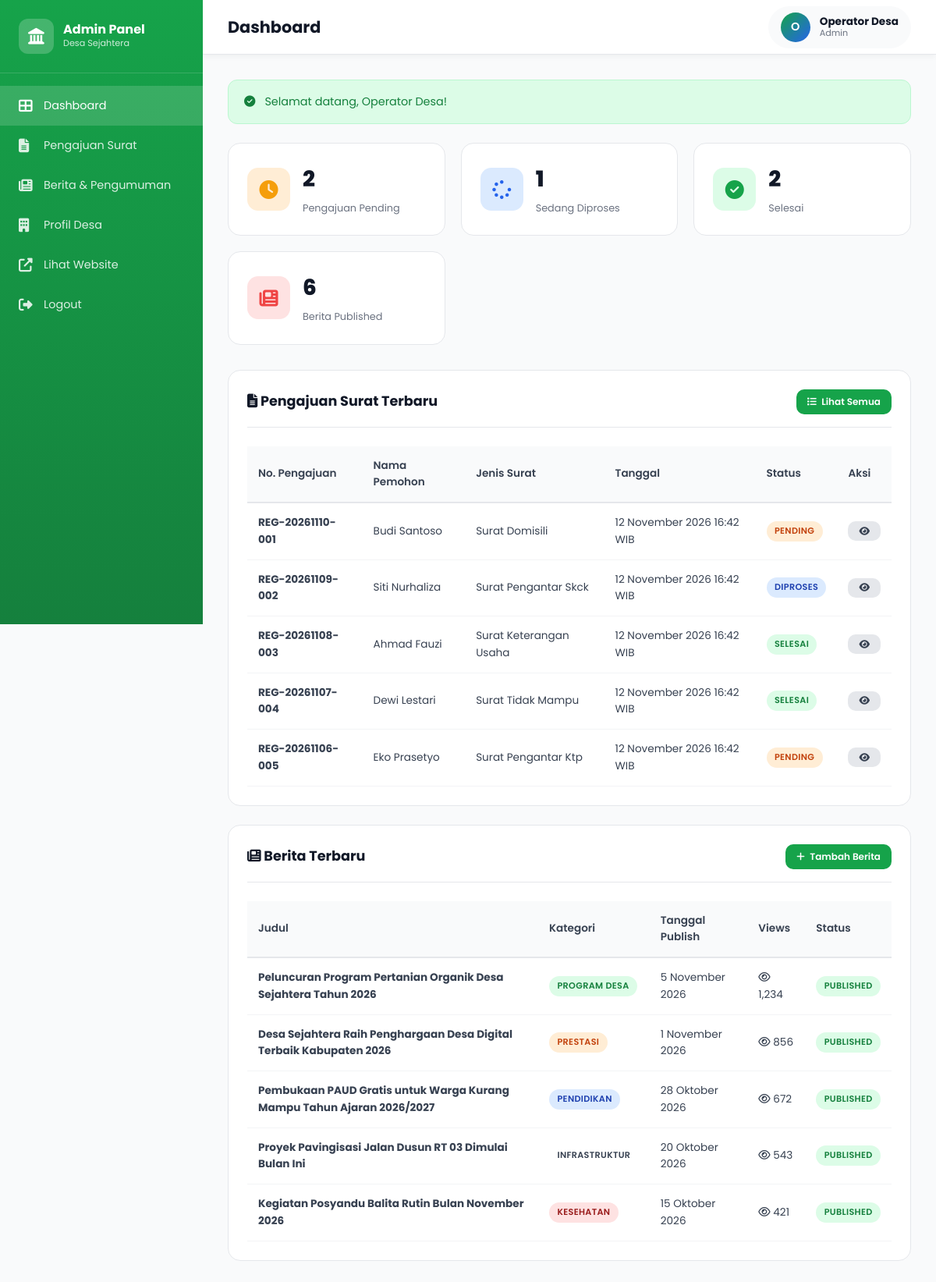
The page /admin/index.php (signed in) on the database its author committed.
### tables this page shows
CREATE TABLE pengajuan_surat (
  id INT PRIMARY KEY AUTO_INCREMENT,
  nomor_pengajuan VARCHAR(50) UNIQUE NOT NULL,
  jenis_surat ENUM(
    'surat_domisili',
    'surat_pengantar_ktp',
    'surat_pengantar_kk',
    'surat_tidak_mampu',
    'surat_kelahiran',
    'surat_keterangan_usaha',
    'surat_pengantar_skck',
    'surat_keterangan_ahli_waris',
    'surat_keterangan_pindah',
    'surat_izin_keramaian',
    'lainnya'
  ) NOT NULL,
  nik VARCHAR(16) NOT NULL,
  nama_pemohon VARCHAR(100) NOT NULL,
  tempat_lahir VARCHAR(100),
  tanggal_lahir DATE,
  jenis_kelamin ENUM('L', 'P'),
  pekerjaan VARCHAR(100),
  alamat TEXT,
  no_telepon VARCHAR(20),
  email VARCHAR(100),
  keperluan TEXT,
  keterangan_tambahan TEXT,
  berkas_pendukung VARCHAR(255),
  status ENUM('pending', 'diproses', 'selesai', 'ditolak') DEFAULT 'pending',
  catatan_admin TEXT,
  tanggal_selesai DATE,
  created_at TIMESTAMP DEFAULT CURRENT_TIMESTAMP,
  updated_at TIMESTAMP DEFAULT CURRENT_TIMESTAMP ON UPDATE CURRENT_TIMESTAMP
);

CREATE TABLE berita (
  id INT PRIMARY KEY AUTO_INCREMENT,
  judul VARCHAR(255) NOT NULL,
  slug VARCHAR(255) NOT NULL UNIQUE,
  kategori ENUM('program_desa', 'prestasi', 'pendidikan', 'infrastruktur', 'kesehatan', 'umum') DEFAULT 'umum',
  konten TEXT NOT NULL,
  ringkasan VARCHAR(500),
  gambar VARCHAR(255),
  penulis VARCHAR(100),
  views INT DEFAULT 0,
  status ENUM('draft', 'published') DEFAULT 'published',
  tanggal_publish DATE,
  created_at TIMESTAMP DEFAULT CURRENT_TIMESTAMP,
  updated_at TIMESTAMP DEFAULT CURRENT_TIMESTAMP ON UPDATE CURRENT_TIMESTAMP
);

### includes/functions.php (called while the page is built, shortened)
<?php
require_once __DIR__ . '/../config/database.php';
function sanitize($data) {
    $data = trim($data);
    $data = stripslashes($data);
    $data = htmlspecialchars($data, ENT_QUOTES, 'UTF-8');
    return $data;
}
function getFlashMessage() {
    if (isset($_SESSION['flash_message'])) {
        $flash = [
            'type' => $_SESSION['flash_type'],
            'message' => $_SESSION['flash_message']
        ];
        return $flash;
    }
    return null;
}
function formatTanggal($date, $showTime = false) {
    $bulan = [
        1 => 'Januari', 'Februari', 'Maret', 'April', 'Mei', 'Juni',
        'Juli', 'Agustus', 'September', 'Oktober', 'November', 'Desember'
    ];
    $timestamp = strtotime($date);
    $tanggal = date('j', $timestamp);
    $bulanAngka = date('n', $timestamp);
    $tahun = date('Y', $timestamp);
    $result = $tanggal . ' ' . $bulan[$bulanAngka] . ' ' . $tahun;
    if ($showTime) {
        $result .= ' ' . date('H:i', $timestamp) . ' WIB';
    }
    return $result;
}
function getStatusBadge($status) {
    $badges = [
        'pending' => ['class' => 'warning', 'text' => 'Pending'],
        'diproses' => ['class' => 'info', 'text' => 'Diproses'],
        'selesai' => ['class' => 'success', 'text' => 'Selesai'],
        'ditolak' => ['class' => 'danger', 'text' => 'Ditolak']
    ];
    return $badges[$status] ?? ['class' => 'secondary', 'text' => 'Unknown'];
}
function getKategoriBerita($kategori) {
    $kategoris = [
        'program_desa' => ['class' => 'success', 'text' => 'Program Desa'],
        'prestasi' => ['class' => 'warning', 'text' => 'Prestasi'],
        'pendidikan' => ['class' => 'info', 'text' => 'Pendidikan'],
        'infrastruktur' => ['class' => 'primary', 'text' => 'Infrastruktur'],
        'kesehatan' => ['class' => 'danger', 'text' => 'Kesehatan'],
        'umum' => ['class' => 'secondary', 'text' => 'Umum']
    ];
    return $kategoris[$kategori] ?? ['class' => 'secondary', 'text' => 'Lainnya'];
}

### config/database.php (called while the page is built, shortened)
<?php
function getConnection() {
    static $conn = null;
    if ($conn === null) {
        $conn = @new mysqli(DB_HOST, DB_USER, DB_PASS, DB_NAME, (int)DB_PORT);
        $conn->options(MYSQLI_OPT_CONNECT_TIMEOUT, DB_TIMEOUT);
        $conn->query("SET time_zone = '+07:00'");
    }
    return $conn;
}
function prepareStatement($query, $params = [], $types = '') {
    $conn = getConnection();
    $stmt = $conn->prepare($query);
    return $stmt;
}
function fetchOne($query, $params = [], $types = '') {
    $stmt = prepareStatement($query, $params, $types);
    if (!$stmt->execute()) {
        error_log("Execute query failed in fetchOne: " . $stmt->error);
        $stmt->close();
        return null;
    }
    $result = $stmt->get_result();
    $row = $result->fetch_assoc();
    return $row;
}
function fetchAll($query, $params = [], $types = '') {
    $stmt = prepareStatement($query, $params, $types);
    if (!$stmt->execute()) {
        error_log("Execute query failed in fetchAll: " . $stmt->error);
        $stmt->close();
        return [];
    }
    $result = $stmt->get_result();
    $rows = [];
    while ($row = $result->fetch_assoc()) {
        $rows[] = $row;
    }
    return $rows;
}

### admin/index.php (the view, shortened to what this page needs)
<?php
$page_title = 'Dashboard';
include 'includes/header.php';
$stats = fetchOne("SELECT * FROM v_statistik_pengajuan");
$total_berita = fetchOne("SELECT COUNT(*) as total FROM berita WHERE status = 'published'");
$pengajuan_terbaru = fetchAll(
    "SELECT * FROM pengajuan_surat ORDER BY created_at DESC LIMIT 5"
);
$berita_terbaru = fetchAll(
    "SELECT * FROM berita ORDER BY created_at DESC LIMIT 5"
);
?>
<div class="stats-grid">
    <div class="stat-card">
        <div class="stat-icon orange">
            <i class="fas fa-clock"></i>
        </div>
        <div class="stat-content">
            <h3><?php echo number_format($stats['pending'] ?? 0); ?></h3>
            <p>Pengajuan Pending</p>
        </div>
    </div>
    <div class="stat-card">
        <div class="stat-icon blue">
            <i class="fas fa-spinner"></i>
        </div>
        <div class="stat-content">
            <h3><?php echo number_format($stats['diproses'] ?? 0); ?></h3>
            <p>Sedang Diproses</p>
        </div>
    </div>
    <div class="stat-card">
        <div class="stat-icon green">
            <i class="fas fa-check-circle"></i>
        </div>
        <div class="stat-content">
            <h3><?php echo number_format($stats['selesai'] ?? 0); ?></h3>
            <p>Selesai</p>
        </div>
    </div>
    <div class="stat-card">
        <div class="stat-icon red">
            <i class="fas fa-newspaper"></i>
        </div>
        <div class="stat-content">
            <h3><?php echo number_format($total_berita['total'] ?? 0); ?></h3>
            <p>Berita Published</p>
        </div>
    </div>
</div>
<div class="card">
    <div class="card-header">
        <h3><i class="fas fa-file-alt"></i> Pengajuan Surat Terbaru</h3>
        <a href="pengajuan.php" class="btn btn-sm btn-primary">
            <i class="fas fa-list"></i> Lihat Semua
        </a>
    </div>
    <div class="table-responsive">
        <table>
            <thead>
                <tr>
                    <th>No. Pengajuan</th>
                    <th>Nama Pemohon</th>
                    <th>Jenis Surat</th>
                    <th>Tanggal</th>
                    <th>Status</th>
                    <th>Aksi</th>
                </tr>
            </thead>
            <tbody>
                <?php if (!empty($pengajuan_terbaru)): ?>
                    <?php foreach ($pengajuan_terbaru as $p):
                        $badge = getStatusBadge($p['status']);
                    ?>
                    <tr>
                        <td><strong><?php echo sanitize($p['nomor_pengajuan']); ?></strong></td>
                        <td><?php echo sanitize($p['nama_pemohon']); ?></td>
                        <td><?php echo ucwords(str_replace('_', ' ', $p['jenis_surat'])); ?></td>
                        <td><?php echo formatTanggal($p['created_at'], true); ?></td>
                        <td><span class="badge badge-<?php echo $badge['class']; ?>"><?php echo $badge['text']; ?></span></td>
                        <td>
                            <a href="pengajuan.php?id=<?php echo $p['id']; ?>" class="btn btn-sm btn-secondary">
                                <i class="fas fa-eye"></i>
                            </a>
                        </td>
                    </tr>
                    <?php endforeach; ?>
                <?php endif; ?>
            </tbody>
        </table>
    </div>
</div>
<div class="card">
    <div class="card-header">
        <h3><i class="fas fa-newspaper"></i> Berita Terbaru</h3>
        <a href="berita.php" class="btn btn-sm btn-primary">
            <i class="fas fa-plus"></i> Tambah Berita
        </a>
    </div>
    <div class="table-responsive">
        <table>
            <thead>
                <tr>
                    <th>Judul</th>
                    <th>Kategori</th>
                    <th>Tanggal Publish</th>
                    <th>Views</th>
                    <th>Status</th>
                </tr>
            </thead>
            <tbody>
                <?php if (!empty($berita_terbaru)): ?>
                    <?php foreach ($berita_terbaru as $b):
                        $kategori = getKategoriBerita($b['kategori']);
                    ?>
                    <tr>
                        <td><strong><?php echo sanitize($b['judul']); ?></strong></td>
                        <td><span class="badge badge-<?php echo $kategori['class']; ?>"><?php echo $kategori['text']; ?></span></td>
                        <td><?php echo formatTanggal($b['tanggal_publish']); ?></td>
                        <td><i class="far fa-eye"></i> <?php echo number_format($b['views']); ?></td>
                        <td><span class="badge badge-<?php echo $b['status'] === 'published' ? 'success' : 'secondary'; ?>"><?php echo ucfirst($b['status']); ?></span></td>
                    </tr>
                    <?php endforeach; ?>
                <?php endif; ?>
            </tbody>
        </table>
    </div>
</div>
<?php include 'includes/footer.php'; ?>

### admin/includes/header.php (shortened to what this page needs)
<?php
require_once __DIR__ . '/../../includes/functions.php';
$current_page = basename($_SERVER['PHP_SELF'], '.php');
$admin_name = $_SESSION['admin_nama'] ?? 'Admin';
$admin_initial = strtoupper(substr($admin_name, 0, 1));
?>
<!DOCTYPE html>
<html lang="id">
<head>
    <link rel="stylesheet" href="https://cdnjs.cloudflare.com/ajax/libs/font-awesome/6.5.0/css/all.min.css" />
    <link rel="stylesheet" href="../assets/css/admin.css" />
</head>
<body>
<aside class="sidebar">
    <div class="sidebar-logo">
        <div class="sidebar-logo-icon">
            <i class="fas fa-landmark"></i>
        </div>
        <div class="sidebar-logo-text">
            <h3>Admin Panel</h3>
            <p>Desa Sejahtera</p>
        </div>
    </div>
    <ul class="sidebar-menu">
        <li class="menu-item <?php echo $current_page === 'index' ? 'active' : ''; ?>">
            <a href="index.php">
                <i class="fas fa-th-large"></i>
                <span>Dashboard</span>
            </a>
        </li>
        <li class="menu-item <?php echo $current_page === 'pengajuan' ? 'active' : ''; ?>">
            <a href="pengajuan.php">
                <i class="fas fa-file-alt"></i>
                <span>Pengajuan Surat</span>
            </a>
        </li>
        <li class="menu-item <?php echo $current_page === 'berita' ? 'active' : ''; ?>">
            <a href="berita.php">
                <i class="fas fa-newspaper"></i>
                <span>Berita & Pengumuman</span>
            </a>
        </li>
        <li class="menu-item <?php echo $current_page === 'profil' ? 'active' : ''; ?>">
            <a href="profil.php">
                <i class="fas fa-building"></i>
                <span>Profil Desa</span>
            </a>
        </li>
        <li class="menu-item">
            <a href="../index-landing.php" target="_blank">
                <i class="fas fa-external-link-alt"></i>
                <span>Lihat Website</span>
            </a>
        </li>
        <li class="menu-item">
            <a href="logout.php" onclick="return confirm('Yakin ingin logout?')">
                <i class="fas fa-sign-out-alt"></i>
                <span>Logout</span>
            </a>
        </li>
    </ul>
</aside>
<div class="topbar">
    <div class="topbar-left">
        <h1><?php echo $page_title ?? 'Dashboard'; ?></h1>
    </div>
    <div class="topbar-right">
        <div class="user-menu">
            <div class="user-avatar"><?php echo $admin_initial; ?></div>
            <div class="user-info">
                <strong><?php echo sanitize($admin_name); ?></strong>
                <small><?php echo ucfirst($_SESSION['admin_level'] ?? 'admin'); ?></small>
            </div>
        </div>
    </div>
</div>
<main class="main-content">
    <div class="content-wrapper">
        <?php
        $flash = getFlashMessage();
        if ($flash):
        ?>
        <div class="alert alert-<?php echo $flash['type'] === 'success' ? 'success' : 'danger'; ?>">
            <i class="fas fa-<?php echo $flash['type'] === 'success' ? 'check-circle' : 'exclamation-circle'; ?>"></i>
            <span><?php echo $flash['message']; ?></span>
        </div>
        <?php endif; ?>

### admin/includes/footer.php (shortened to what this page needs)
    </div>
</main>
</body>
</html>

### rows shown on the page
pengajuan_surat: nomor_pengajuan "REG-20261110-001", nama_pemohon "Budi Santoso", jenis_surat "Surat Domisili", created_at "12 November 2026 16:42 WIB", status "PENDING"
pengajuan_surat: nomor_pengajuan "REG-20261109-002", nama_pemohon "Siti Nurhaliza", jenis_surat "Surat Pengantar Skck", created_at "12 November 2026 16:42 WIB", status "DIPROSES"
pengajuan_surat: nomor_pengajuan "REG-20261108-003", nama_pemohon "Ahmad Fauzi", jenis_surat "Surat Keterangan Usaha", created_at "12 November 2026 16:42 WIB", status "SELESAI"
pengajuan_surat: nomor_pengajuan "REG-20261107-004", nama_pemohon "Dewi Lestari", jenis_surat "Surat Tidak Mampu", created_at "12 November 2026 16:42 WIB", status "SELESAI"
pengajuan_surat: nomor_pengajuan "REG-20261106-005", nama_pemohon "Eko Prasetyo", jenis_surat "Surat Pengantar Ktp", created_at "12 November 2026 16:42 WIB", status "PENDING"
berita: judul "Peluncuran Program Pertanian Organik Desa Sejahtera Tahun 2026", kategori "PROGRAM DESA", tanggal_publish "5 November 2026", views "1,234", status "PUBLISHED"
berita: judul "Desa Sejahtera Raih Penghargaan Desa Digital Terbaik Kabupaten 2026", kategori "PRESTASI", tanggal_publish "1 November 2026", views "856", status "PUBLISHED"
berita: judul "Pembukaan PAUD Gratis untuk Warga Kurang Mampu Tahun Ajaran 2026/2027", kategori "PENDIDIKAN", tanggal_publish "28 Oktober 2026", views "672", status "PUBLISHED"
berita: judul "Proyek Pavingisasi Jalan Dusun RT 03 Dimulai Bulan Ini", kategori "INFRASTRUKTUR", tanggal_publish "20 Oktober 2026", views "543", status "PUBLISHED"
berita: judul "Kegiatan Posyandu Balita Rutin Bulan November 2026", kategori "KESEHATAN", tanggal_publish "15 Oktober 2026", views "421", status "PUBLISHED"

### other values the page prints
$page_title "Dashboard"
$admin_initial "O"
$admin_name "Operator Desa"
$_SESSION['admin_level'] "Admin"
$flash['message'] "Selamat datang, Operator Desa!"
$stats['pending'] "2"
$stats['diproses'] "1"
$stats['selesai'] "2"
$total_berita['total'] "6"
